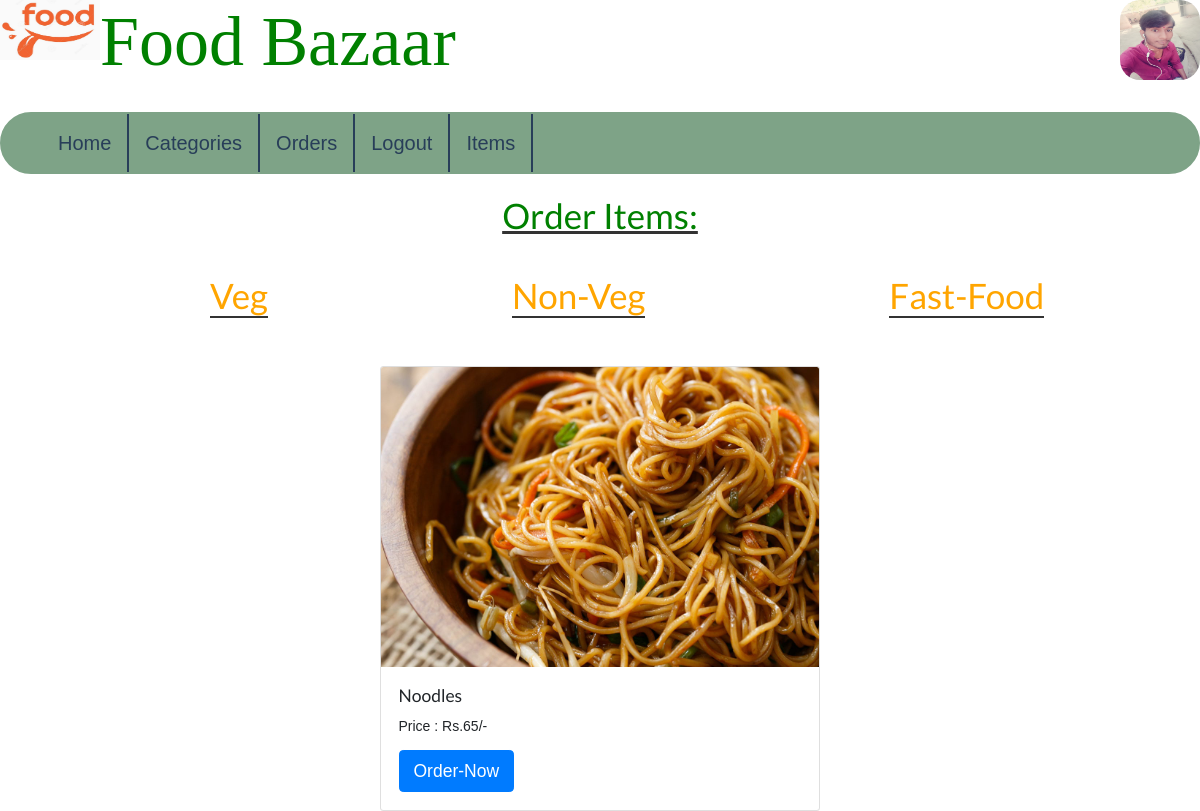
Page /fast-food.php (signed in) on the committed database.
### tables this page shows
CREATE TABLE `items` (
  `id` int(11) NOT NULL,
  `name` text NOT NULL,
  `photo` text NOT NULL,
  `price` text NOT NULL,
  `pieces` text NOT NULL,
  `type` text NOT NULL
);

### functions.php (called while the page is built, shortened)
<?php
function get_results($sql, $format=""){
	global $conn;
	$result = $conn->query($sql);
	if ($result->num_rows > 0) {
	    $i = 0;
	    if ($format=="ARRAY_A") {
	    	while($row = $result->fetch_assoc()) {
		        $rows[$i++] = $row;
		    }
	    	return $rows;
	    } elseif ($format=="OBJECT_K") {
		    while($row = $result->fetch_assoc()) {
		        $rows[$row["id"]] = (object) $row;
		    }
	    	return $rows;
	    } else {
		    while($row = $result->fetch_assoc()) {
		        $rows[$i++] = (object) $row;
		    }
	    	$final = (object) $rows;
	    	return $final;
	    }
	} else {
	    return NULL;
	}
}
    ?>

### fast-food.php (the view, shortened to what this page needs)
<?php
include 'header.php';
?>
<h1 class="headings">Order Items:</h1><br>
<div class="types">
  <h1 class="first"><a href="veg.php">Veg</a></h1>
  <h1><a href="non-Veg.php">Non-Veg</a></h1>
  <h1><a href="fast-food.php">Fast-Food</a></h1>
</div>
<div class="card-deck" style="padding:0px 380px;">
<?php
$fast_food = get_results("SELECT * FROM items where type='fast food' ORDER BY id");
foreach ($fast_food as $item)
 {
    ?>
          <div class="card">
             <img class="card-img-top" src="<?php echo $item->photo; ?>" alt="Card image cap" height="300" width="100">
               <div class="card-body">
                  <h5 class="card-title"><?php echo $item->name; ?></h5>
                  <p class="card-text">Price : Rs.<?php echo $item->price; ?>/-</p>
                  <a href="#" class="btn btn-primary btn-lg">Order-Now</a>
               </div>
          </div>
       <?php
}
?>

### styles.css (style rules this page uses)
body { margin: 0; padding: 0; background-color:white; }

### header.php (style rules this page uses)
body { font-family: Arial, Helvetica, sans-serif; }

### fast-food.php (style rules this page uses)
.types h1 { display: inline-block; padding: 10px; margin: 0px 20px 40px 200px; text-align: center; }
h1 a { color: orange; border-bottom: 2px solid #333; }
.headings { display: block; margin-top: 20px; text-align: center; color: green; text-decoration: underline; text-decoration-color: #333; }

### rows in the picture
items: photo (picture), name "Noodles", price "65"
